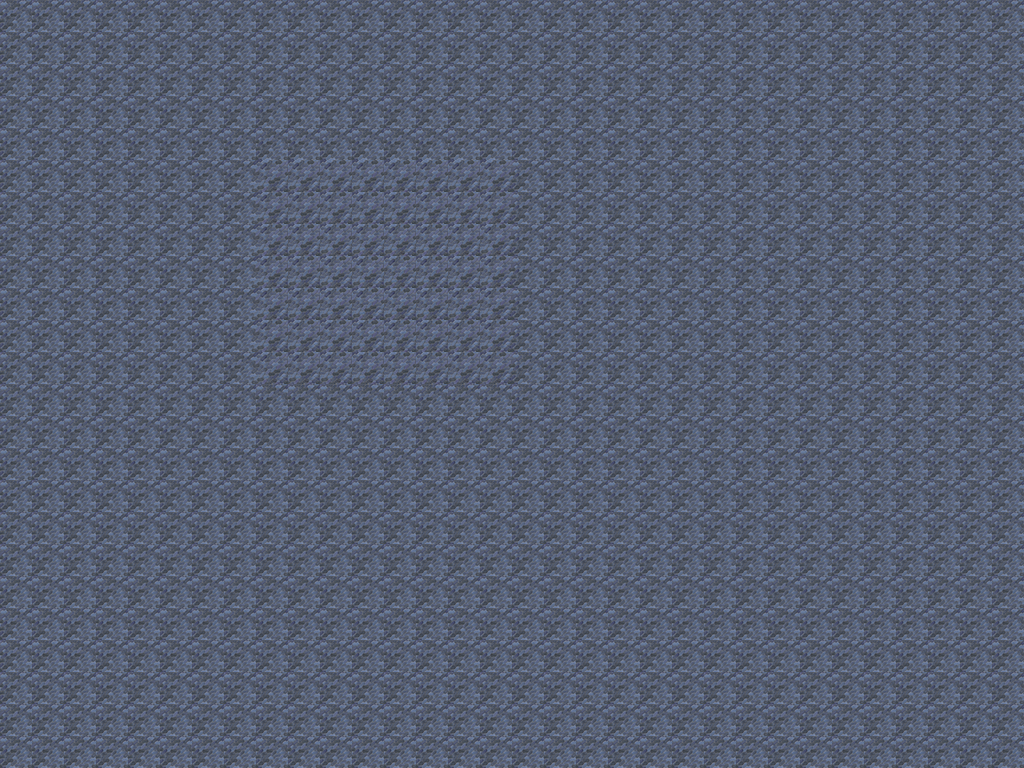

This is a level from a 2D game, rendered from its Tiled map with the project's own tilesets. A one-line summary and the map file follow, with tile-layer data summarised:
An orthogonal 32x24 tile map with 32x32 px tiles, 1 tile layer (Слой тайлов 1).

<map version="1.4" tiledversion="1.4.3" orientation="orthogonal" renderorder="right-down" width="32" height="24" tilewidth="32" tileheight="32" infinite="0" nextlayerid="2" nextobjectid="1">
 <tileset firstgid="1" source="f-r.tsx" />
 <layer id="1" name="Слой тайлов 1" width="32" height="24">
  <data>[768 cells, 768 non-empty, 2 distinct tile ids]</data>
 </layer>
</map>